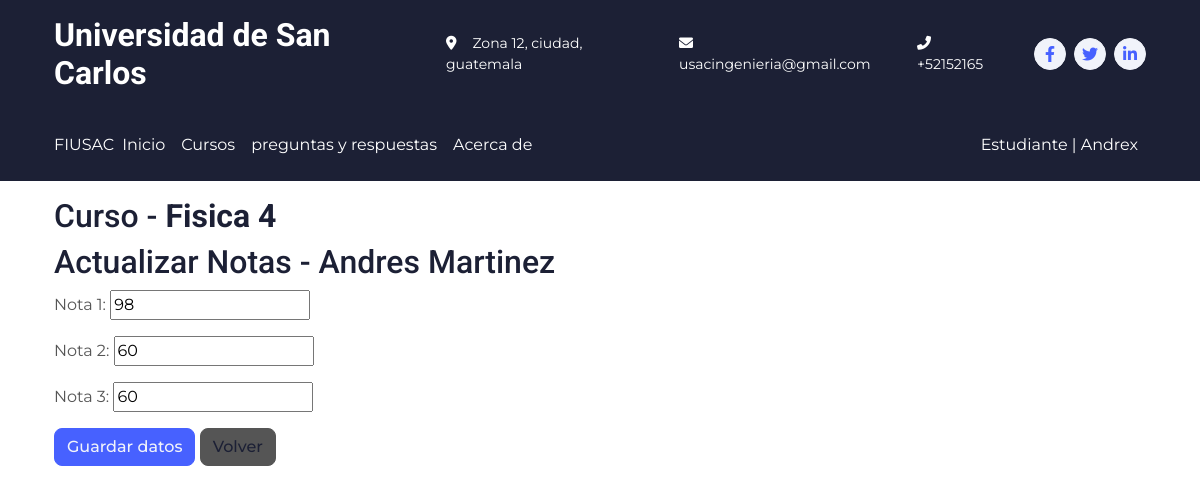
Page /courses/update_mark/5 (signed in) on the committed database.
### core/models.py (models this page shows, shortened)
class Course(models.Model):
    STATUS_CHOICES = (
        ('I', 'Inscripciones'),
        ('P', 'En progreso'),
        ('F', 'Finalizado'),
    )
    name = models.CharField(max_length=90, verbose_name='Nombre')
    description = models.TextField(blank=True, null=True, verbose_name='Descripción')
    teacher = models.ForeignKey(User, on_delete=models.CASCADE, limit_choices_to={'groups__name': 'profesores'}, verbose_name='Profesor')
    class_quantity = models.PositiveIntegerField(default=0, verbose_name='Cantidad de clases')
    schedule = models.CharField(max_length=11, verbose_name='Horario (HH:MM-HH:MM)')
    cost = models.DecimalField(max_digits=10, decimal_places=2, verbose_name='Costo', default=0.00)
    status = models.CharField(max_length=1, choices=STATUS_CHOICES, default='I', verbose_name='Estado')
    class Meta:
        verbose_name = 'Curso'
        verbose_name_plural = 'Cursos'

class Mark(models.Model):
    course = models.ForeignKey(Course, on_delete=models.CASCADE, verbose_name='Curso')
    student = models.ForeignKey(User, on_delete=models.CASCADE, limit_choices_to={'groups__name': 'estudiantes'}, verbose_name='Estudiante')
    mark_1 = models.PositiveIntegerField(null=True, blank=True, verbose_name='Nota 1')
    mark_2 = models.PositiveIntegerField(null=True, blank=True, verbose_name='Nota 2')
    mark_3 = models.PositiveIntegerField(null=True, blank=True, verbose_name='Nota 3')
    average = models.DecimalField(max_digits=3, decimal_places=1, null=True, blank=True, verbose_name='Promedio')
    class Meta:
        verbose_name = 'Nota'
        verbose_name_plural = 'Notas'

### core/views.py (the view, shortened to what this page needs)
# urls.py: path('courses/update_mark/<int:mark_id>', login_required(UpdateMarkView.as_view()), name='update_mark'),
@add_group_name_to_context
class UpdateMarkView(UpdateView):
    model = Mark
    fields = ['mark_1', 'mark_2', 'mark_3']
    template_name = 'update_mark.html'
    def get_context_data(self, **kwargs):
        context = super().get_context_data(**kwargs)
        mark = self.get_object()
        context ['course_name'] = mark.course.name
        return context
    def get_object(self, queryset=None):
        mark_id = self.kwargs['mark_id']
        return get_object_or_404(Mark, id=mark_id)

### core/views.py (called while the page is built)
def plural_to_singular(plural):
    plural_singular = {
        "estudiantes": "estudiante",
        "profesores": "profesor",
        "preceptores": "preceptor",
        "administrativos": "administrativo",
    }
    return plural_singular.get(plural, "error")

def add_group_name_to_context(view_class):
    orginal_dispatch = view_class.dispatch
    def dispatch(self, request, *args, **kwargs):
        user = self.request.user
        group = user.groups.first()
        group_name = None
        group_name_singular = None
        if group:
                group_name = group.name
                group_name_singular = plural_to_singular(group.name)
        context={
        'group_name': group_name,
        'group_name_singular': group_name_singular
        }
        self.extra_context = context
        return orginal_dispatch(self, request, *args, **kwargs)
    view_class.dispatch = dispatch
    return view_class

### Templates/update_mark.html (shortened to what this page needs)
{% extends 'base.html' %}
{% block content %}
    <div class="container mt-3">
        <h2>Curso - <strong>{{ course_name }}</strong></h2>
        <h2>Actualizar Notas - {{ object.student.get_full_name }}</h2>
        <form action="" method="POST">
            {{ form.as_p }}
                    <button class="btn btn-primary" type="submit">Guardar datos</button>
                    <button class="btn btn-secondary" type="button" onclick="goBack()">Volver</button>
        </form>
    </div>
{% endblock %}

### Templates/header.html
<link rel="stylesheet" href="https://cdnjs.cloudflare.com/ajax/libs/font-awesome/6.0.0-beta3/css/all.min.css">
<div class="container-fluid bg-dark text-white d-none d-lg-flex">
    <div class="container py-3">
        <div class="d-flex align-items-center">
            <a href="" style="text-decoration: none;">
                <h2 class="text-white fw-bold m-0">Universidad de San Carlos</h2>
            </a>
            <div class="ms-auto d-flex align-items-center">
                <small class="ms-4"><i class="fa fa-map-marker-alt me-3"></i>Zona 12, ciudad, guatemala</small>
                <small class="ms-4"><i class="fa fa-envelope me-3"></i>usacingenieria@gmail.com</small>
                <small class="ms-4"><i class="fa fa-phone-alt me-3"></i>+52152165</small>
                <div class="ms-3 d-flex">
                    <a class="btn btn-sm-square btn-light text-primary rounded-circle ms-2" href=""><i
                            class="fab fa-facebook-f"></i></a>
                    <a class="btn btn-sm-square btn-light text-primary rounded-circle ms-2" href=""><i
                            class="fab fa-twitter"></i></a>
                    <a class="btn btn-sm-square btn-light text-primary rounded-circle ms-2" href=""><i
                            class="fab fa-linkedin-in"></i></a>
                </div>
            </div>
        </div>
    </div>
</div>
{% if user.is_authenticated %}
    {% if group_name == 'estudiantes' %}
        <header class="p-3 text-bg-dark bg-dark">
    {% elif group_name == 'profesores' %}
        <header class="p-3 text-bg-dark bg-info">
    {% elif group_name == 'administrativos' %}
        <header class="p-3 text-bg-dark bg-secondary">
    {% endif %}
{% else %}
    <header class="p-3 text-bg-dark ">
{% endif %}
<div class="container">
    <div class="d-flex flex-wrap align-items-center justify-content-center justify-content-lg-start">
        <a href="{% url 'home' %}" class="d-flex align-items-center mb-2 mb-lg-0 text-white text-decoration-none">
            FIUSAC
        </a>
            {% if user.is_authenticated %}
                {% if group_name == 'estudiantes' %}
                    <ul class="nav col-12 col-lg-auto me-lg-auto mb-2 justify-content-center mb-md-0 bg-dark">
                {% elif group_name == 'profesores' %}
                    <ul class="nav col-12 col-lg-auto me-lg-auto mb-2 justify-content-center mb-md-0 bg-info">
                {% elif group_name == 'administrativos' %}
                    <ul class="nav col-12 col-lg-auto me-lg-auto mb-2 justify-content-center mb-md-0 bg-secondary">
                {% endif %}
            {% else %}
                <ul class="nav col-12 col-lg-auto me-lg-auto mb-2 justify-content-center mb-md-0">
            {% endif %}
            <li><a href="{% url 'home' %}" class="nav-link px-2 text-white">Inicio</a></li>
            <li><a href="{% url 'courses' %}" class="nav-link px-2 text-white">Cursos</a></li>
            {% if not user.is_authenticated or group_name == 'estudiantes' %}
                <li><a href="#" class="nav-link px-2 text-white">preguntas y respuestas</a></li>
            <li><a href="#" class="nav-link px-2 text-white">Acerca de</a></li>
            {% endif %}
        </ul>
        <div class="text-end">
                {% if user.is_authenticated %}
                    <li style="list-style-type: none;">
                    <a class="nav-link px-2 text-white" href="{% url 'profile' %}">{{ group_name_singular|capfirst }}
                    | {{ user.username }}</a>
                    </li>
                {% else %}
                    <a class="btn btn-outline-light me-2" href="{% url 'login' %}">Iniciar Sesión</a>
                    <a class="btn btn-outline-light me-2" href="{% url 'register' %}">Registrarse</a>
                {% endif %}
        </div>
    </div>
</div>
    </header>

### static/css/style.css (style rules this page uses)
:root { --primary: #4761FF; --secondary: #555555; --light: #F1F3FA; --dark: #1C2035; }
.btn { transition: .5s; font-weight: 500; }
.btn-primary, .btn-outline-primary:hover { color: var(--light); }
.btn-secondary, .btn-outline-secondary:hover { color: var(--dark); }
.btn-sm-square { width: 32px; height: 32px; }
.btn-square, .btn-sm-square, .btn-lg-square { padding: 0; display: flex; align-items: center; justify-content: center; font-weight: normal; }

### rows in the picture
Course: name "Fisica 4"
Mark: student.get_full_name "Andres Martinez", mark_1 "98", mark_2 "60", mark_3 "60"

### other values in the picture
{{ group_name_singular|capfirst }} "Estudiante"
{{ user.username }} "Andrex"
